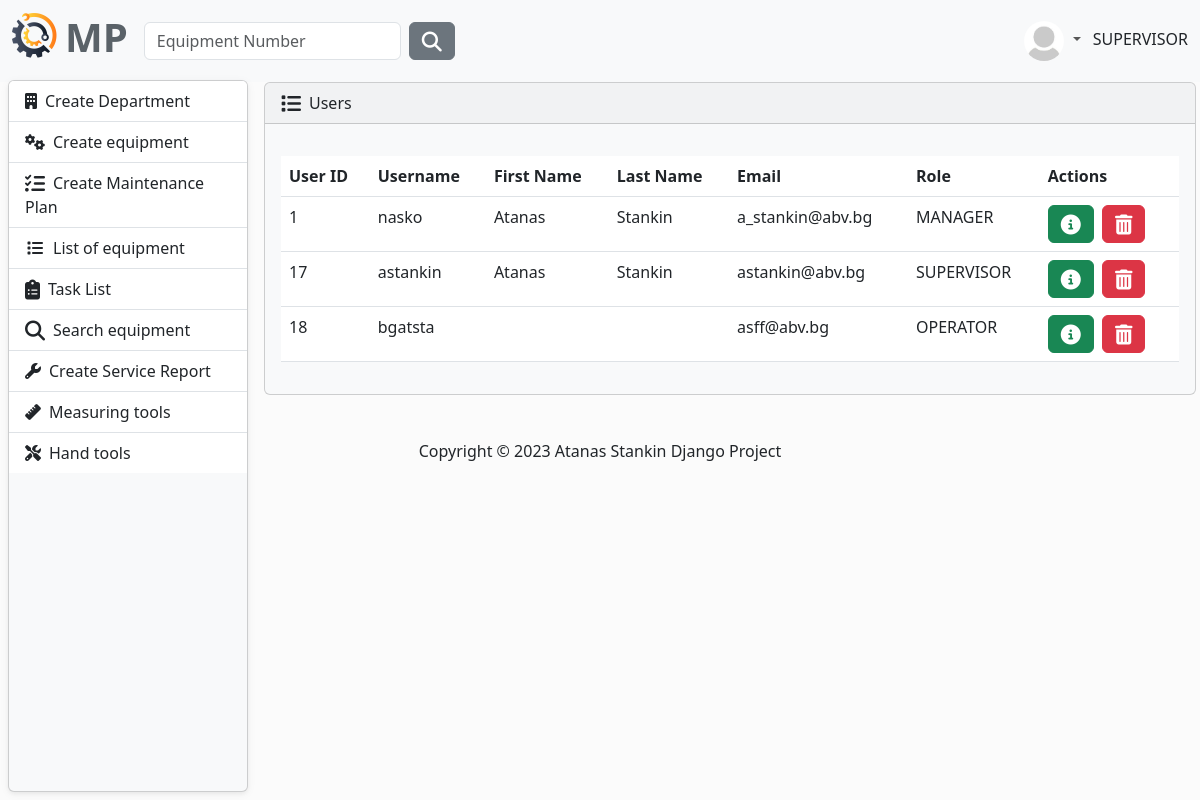
Screenshot of /user/list/ (signed in) with the database file from the repository.
### MaintenancePlanner/accounts/models.py (models this page shows, shortened)
class AppUser(AbstractUser, PermissionsMixin):
    first_name = models.CharField(
        max_length=30,
        validators=[
            MinLengthValidator(2),
            user_name_validator,
        ]
    )
    last_name = models.CharField(
        max_length=30,
        validators=[
            MinLengthValidator(2),
            user_name_validator,
        ]
    )
    email = models.EmailField(unique=True)
    class Role(models.TextChoices):
        MANAGER = "MANAGER", 'Manager'
        SUPERVISOR = "SUPERVISOR", 'Supervisor'
        OPERATOR = "OPERATOR", 'Operator'
    role = models.CharField(max_length=50, choices=Role.choices)
    @property
    def full_name(self):
        return f'{self.first_name} {self.last_name}'

class Profile(models.Model):
    user = models.OneToOneField(AppUser, on_delete=models.CASCADE)
    image = models.ImageField(
        default='images/default.jpg',
        null=True,
        blank=True,
        upload_to='images/'
    )

### MaintenancePlanner/accounts/views.py (the view)
# urls.py: path('list/', ListUsers.as_view(), name='users-list'),
class ListUsers(LoginRequiredMixin, AllowedUsersMixin, ListView):
    allowed_roles = ['MANAGER', 'SUPERVISOR']
    model = AppUser
    template_name = 'users-list.html'
    context_object_name = 'users'

### MaintenancePlanner/accounts/mixins.py (called while the page is built)
    def dispatch(self, request, *args, **kwargs):
        if request.user.role in self.allowed_roles:
            return super().dispatch(request, *args, **kwargs)
        else:
            return redirect('home-page')

### MaintenancePlanner/accounts/templates/users-list.html (shortened to what this page needs)
{% extends "base.html" %}
{% block content %}
    <article>
        <div class="card bg-light ms-1 me-4 mb-4 mt-0">
            <div class="card-header">
                <i class="fa-solid fa-list fa-lg me-2"></i>Users
            </div>
            <div class="card-body">
                <p class="card-text">
                <div class="table-responsive">
                    <table class="table table-hover">
                        <thead>
                        <tr>
                            <th scope="col">User ID</th>
                            <th scope="col">Username</th>
                            <th scope="col">First Name</th>
                            <th scope="col">Last Name</th>
                            <th scope="col">Email</th>
                            <th scope="col">Role</th>
                            <th scope="col">Actions</th>
                        </tr>
                        </thead>
                        <tbody>
                        {% for user in  users %}
                            <tr>
                                <td>{{ user.id }}</td>
                                <td>{{ user.username }}</td>
                                <td>{{ user.first_name }}</td>
                                <td>{{ user.last_name }}</td>
                                <td>{{ user.email }}</td>
                                <td>{{ user.role }}</td>
                                <td>
                                    <button type="button" class="btn btn-success me-1"
                                            href="#" data-bs-toggle="modal"
                                            data-bs-target="#myModal{{ user.id }}">
                                        <i class="fa-solid fa-circle-info fa-lg"></i>
                                    </button>
                                    {% include 'partials/modal-profile-info.html' %}
                                    <button type="button" class="btn btn-danger me-1"
                                            href="#"
                                            data-bs-toggle="modal"
                                            data-bs-target="#myModal2{{ user.id }}">
                                        <i class="fa-solid fa-trash-can fa-lg"></i>
                                    </button>
                        {% endfor %}
    </article>
{% endblock %}

### templates/partials/navbar.html (shortened to what this page needs)
{% load static %}
<nav class="navbar navbar-expand-lg bg-light" data-bs-theme="light">
    <div class="container-fluid">
        <a class="navbar-brand" href="{% url 'home-page' %}">
            <ul class="navbar-nav ms-auto d-flex flex-row">
                <li><img class="logo me-2" src="{% static 'img/logo.png' %}" alt="logo"></li>
                <li><h1 style="color: #5a6268; font-weight: bold">MP</h1></li>
            </ul>
        </a>
        <div class="collapse navbar-collapse" id="navbarColor01">
            {% if user.is_authenticated %}
                <form class="d-flex" method=POST action="{% url 'search-equipment' %}">
                    <input class="form-control me-sm-2" type="search" placeholder="Equipment Number"
                           name="number">
                    <button class="btn btn-secondary my-2 my-sm-0" type="submit"><i
                            class="fa-solid fa-magnifying-glass fa-lg"></i></button>
                </form>
            {% endif %}
            <ul class="navbar-nav ms-auto d-flex flex-row">
                {% if not request.user.is_authenticated %}
                    <li class="nav-item">
                        <a class="nav-link" href="{% url 'login' %}"><i
                                class="fa-solid fa-right-to-bracket fa-lg me-2"></i>Sig In
                        </a>
                    </li>
                {% else %}
                    <li class="nav-item dropdown">
                        <div class="btn-group dropdown">
                            <a class="nav-link dropdown-toggle" data-bs-toggle="dropdown" href="#" role="button"
                               aria-haspopup="true" aria-expanded="false">
                                {% if user.profile.image %}
                                    <img src="{{ user.profile.image.url }}" class="rounded-circle" height="40"
                                         loading="lazy"/>
                                {% else %}
                                    <img src="{% static 'img/profile-img.png' %}" class="rounded-circle" height="40"
                                         loading="lazy"/>
                                {% endif %}
                            </a>
                        </div>
                        {{ request.user.role }}
                    </li>
                {% endif %}
            </ul>
        </div>
    </div>
</nav>

### static/css/layout.css (style rules this page uses)
body { background-color: #fbfbfb; }
article { grid-area: content; margin-left: 20px; width: 100%; }

### static/css/side-bar.css (style rules this page uses)
body { background-color: #fbfbfb; }

### rows the page displays
AppUser: profile.image (placeholder picture), user.role "SUPERVISOR", id "17", username "astankin", first_name "Atanas", last_name "Stankin", email "astankin@abv.bg", role "SUPERVISOR"
AppUser: id "1", username "nasko", first_name "Atanas", last_name "Stankin", email "a_stankin@abv.bg", role "MANAGER"
AppUser: id "18", username "bgatsta", email "asff@abv.bg", role "OPERATOR"
